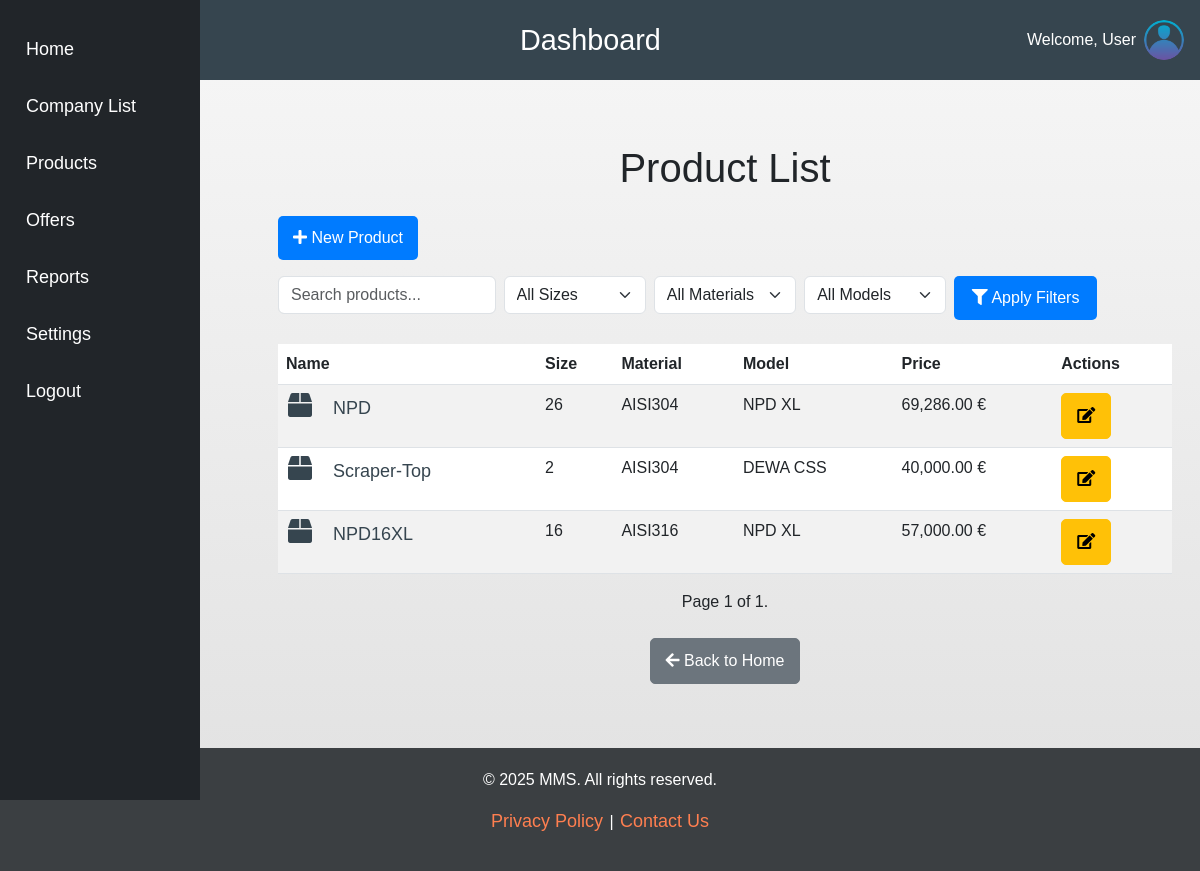
/products/, run on an earlier commit of the app's database.
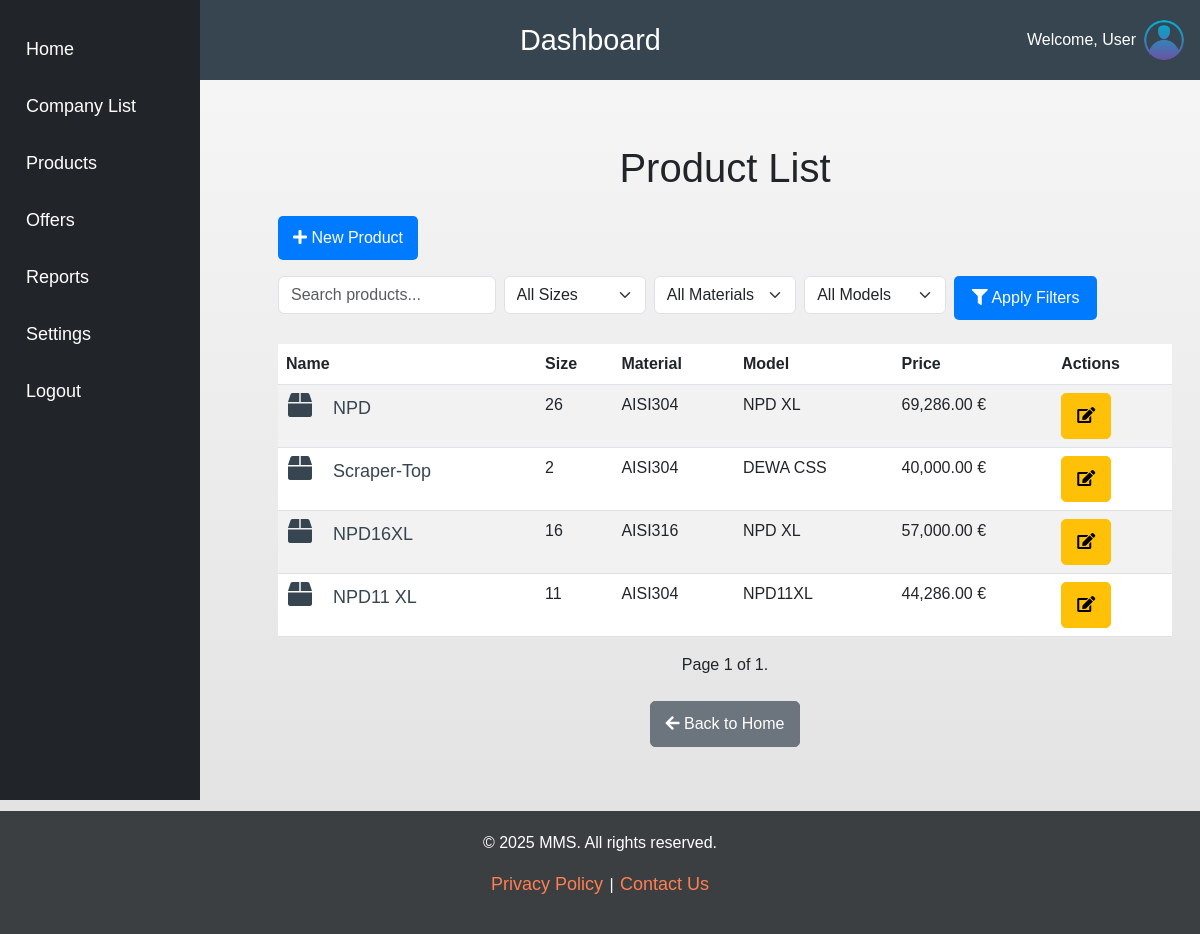
And on a later commit of the database.
### products/models.py (models this page shows, shortened)
class Product(models.Model):
    name = models.CharField(max_length=200)
    product_code = models.CharField(max_length=100, unique=True)
    category = models.ForeignKey(Category, on_delete=models.CASCADE)
    model = models.CharField(max_length=100)
    size = models.CharField(max_length=50)
    unit_cost = models.DecimalField(max_digits=10, decimal_places=2)
    margin = models.DecimalField(max_digits=5, decimal_places=2, default=30)  # Default margin is 30%
    price = models.DecimalField(max_digits=10, decimal_places=2, blank=True, null=True)
    images = models.ImageField(upload_to='products/', blank=True, null=True)
    technical_specification = models.FileField(upload_to='product_specs/', blank=True, null=True)
    material = models.CharField(max_length=200)
    description = models.TextField()
    warranty_information = models.TextField()
    production_time = models.PositiveIntegerField(help_text="Estimated production time in Weeks")

### products/views.py (the view)
# urls.py: path('', views.product_list, name='product_list'),
def product_list(request):
    products = Product.objects.all()  # Get all products
    search_query = request.GET.get('search', '')  # Get search query from request
    size_filter = request.GET.get('size', '')  # Get size filter
    material_filter = request.GET.get('material', '')  # Get material filter
    model_filter = request.GET.get('model', '')  # Get model filter
    if search_query:
        products = products.filter(Q(name__icontains=search_query))
    if size_filter:
        products = products.filter(size__iexact=size_filter)
    if material_filter:
        products = products.filter(material__iexact=material_filter)
    if model_filter:
        products = products.filter(model__iexact=model_filter)
    paginator = Paginator(products, 10)
    page_number = request.GET.get('page')
    page_obj = paginator.get_page(page_number)
    sizes = Product.objects.values_list('size', flat=True).distinct()
    materials = Product.objects.values_list('material', flat=True).distinct()
    models = Product.objects.values_list('model', flat=True).distinct()
    return render(request, 'products/product_list.html', {
        'page_obj': page_obj,
        'search_query': search_query,
        'size_filter': size_filter,
        'material_filter': material_filter,
        'model_filter': model_filter,
        'sizes': sizes,
        'materials': materials,
        'models': models
    })

### products/templates/products/product_list.html (shortened to what this page needs)
{% extends 'base.html' %}
{% load humanize %}
{% block content %}
<div class="container my-5">
    <h1 class="text-center mb-4">Product List</h1>
    <div class="mb-3">
        <a href="{% url 'products:product_create' %}" class="btn btn-primary">
            <i class="fas fa-plus"></i> New Product
        </a>
    </div>
    <form method="GET" class="mb-4">
        <div class="row g-2">
            <div class="col-md-3">
                <input type="text" name="search" class="form-control"
                       placeholder="Search products..." value="{{ search_query }}">
            </div>
            <div class="col-md-2">
                <select name="size" class="form-select">
                    <option value="">All Sizes</option>
                </select>
            </div>
            <div class="col-md-2">
                <select name="material" class="form-select">
                    <option value="">All Materials</option>
                </select>
            </div>
            <div class="col-md-2">
                <select name="model" class="form-select">
                    <option value="">All Models</option>
                </select>
            </div>
            <div class="col-md-2">
                <button type="submit" class="btn btn-primary w-100">
                    <i class="fas fa-filter"></i> Apply Filters
                </button>
            </div>
        </div>
    </form>
    <div class="table-responsive">
        <table class="table table-striped">
            <thead>
                <tr>
                    <th>Name</th>
                    <th>Size</th>
                    <th>Material</th>
                    <th>Model</th>
                    <th>Price</th>
                    <th>Actions</th>
                </tr>
            </thead>
            <tbody>
                {% for product in page_obj %}
                <tr>
                    <td>
                        <a href="{% url 'products:product_detail' product.pk %}" class="text-decoration-none">
                            <i class="fas fa-box fs-4 me-3"></i> {{ product.name }}
                        </a>
                    </td>
                    <td>{{ product.size }}</td>
                    <td>{{ product.material }}</td>
                    <td>{{ product.model }}</td>
                    <td>{{ product.price |floatformat:2|intcomma }} €</td>
                    <td>
                        <a href="{% url 'products:product_edit' product.pk %}" class="btn btn-warning btn-sm">
                            <i class="fas fa-edit"></i>
                        </a>
                    </td>
                </tr>
                {% empty %}
                <tr>
                    <td colspan="6" class="text-center">No products found.</td>
                </tr>
                {% endfor %}
            </tbody>
        </table>
    </div>
    <div class="pagination justify-content-center">
        <span class="step-links">
            <span class="current">
                Page {{ page_obj.number }} of {{ page_obj.paginator.num_pages }}.
            </span>
        </span>
    </div>
    <div class="text-center mt-4">
        <a href="{% url 'home' %}" class="btn btn-secondary">
            <i class="fas fa-arrow-left"></i> Back to Home
        </a>
    </div>
</div>
{% endblock %}

What changed in the data, as far as the page shows it:
added Product: name "NPD11 XL", size "11", material "AISI304", model "NPD11XL", price "44,286.00"
